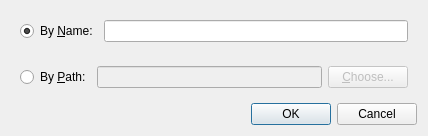
<?xml version="1.0" encoding="UTF-8"?>
<ui version="4.0">
 <class>DFFTextureSourceSelectDialog</class>
 <widget class="QDialog" name="DFFTextureSourceSelectDialog">
  <property name="geometry">
   <rect>
    <x>0</x>
    <y>0</y>
    <width>428</width>
    <height>109</height>
   </rect>
  </property>
  <property name="windowTitle">
   <string>Select Texture Source</string>
  </property>
  <layout class="QVBoxLayout" name="verticalLayout">
   <item>
    <widget class="QWidget" name="widget" native="true">
     <layout class="QHBoxLayout" name="horizontalLayout">
      <item>
       <widget class="QRadioButton" name="nameButton">
        <property name="text">
         <string>By &amp;Name:</string>
        </property>
        <property name="checked">
         <bool>true</bool>
        </property>
        <attribute name="buttonGroup">
         <string>buttonGroup</string>
        </attribute>
       </widget>
      </item>
      <item>
       <widget class="QLineEdit" name="nameField"/>
      </item>
     </layout>
    </widget>
   </item>
   <item>
    <widget class="QWidget" name="widget_2" native="true">
     <layout class="QHBoxLayout" name="horizontalLayout_2">
      <item>
       <widget class="QRadioButton" name="pathButton">
        <property name="text">
         <string>By &amp;Path:</string>
        </property>
        <attribute name="buttonGroup">
         <string>buttonGroup</string>
        </attribute>
       </widget>
      </item>
      <item>
       <widget class="QLineEdit" name="pathField">
        <property name="enabled">
         <bool>false</bool>
        </property>
       </widget>
      </item>
      <item>
       <widget class="QPushButton" name="pathChooseButton">
        <property name="enabled">
         <bool>false</bool>
        </property>
        <property name="text">
         <string>&amp;Choose...</string>
        </property>
       </widget>
      </item>
     </layout>
    </widget>
   </item>
   <item>
    <widget class="QDialogButtonBox" name="buttonBox">
     <property name="orientation">
      <enum>Qt::Horizontal</enum>
     </property>
     <property name="standardButtons">
      <set>QDialogButtonBox::Cancel|QDialogButtonBox::Ok</set>
     </property>
    </widget>
   </item>
  </layout>
 </widget>
 <resources/>
 <connections>
  <connection>
   <sender>buttonBox</sender>
   <signal>accepted()</signal>
   <receiver>DFFTextureSourceSelectDialog</receiver>
   <slot>accept()</slot>
   <hints>
    <hint type="sourcelabel">
     <x>248</x>
     <y>254</y>
    </hint>
    <hint type="destinationlabel">
     <x>157</x>
     <y>274</y>
    </hint>
   </hints>
  </connection>
  <connection>
   <sender>buttonBox</sender>
   <signal>rejected()</signal>
   <receiver>DFFTextureSourceSelectDialog</receiver>
   <slot>reject()</slot>
   <hints>
    <hint type="sourcelabel">
     <x>316</x>
     <y>260</y>
    </hint>
    <hint type="destinationlabel">
     <x>286</x>
     <y>274</y>
    </hint>
   </hints>
  </connection>
 </connections>
 <buttongroups>
  <buttongroup name="buttonGroup"/>
 </buttongroups>
</ui>
